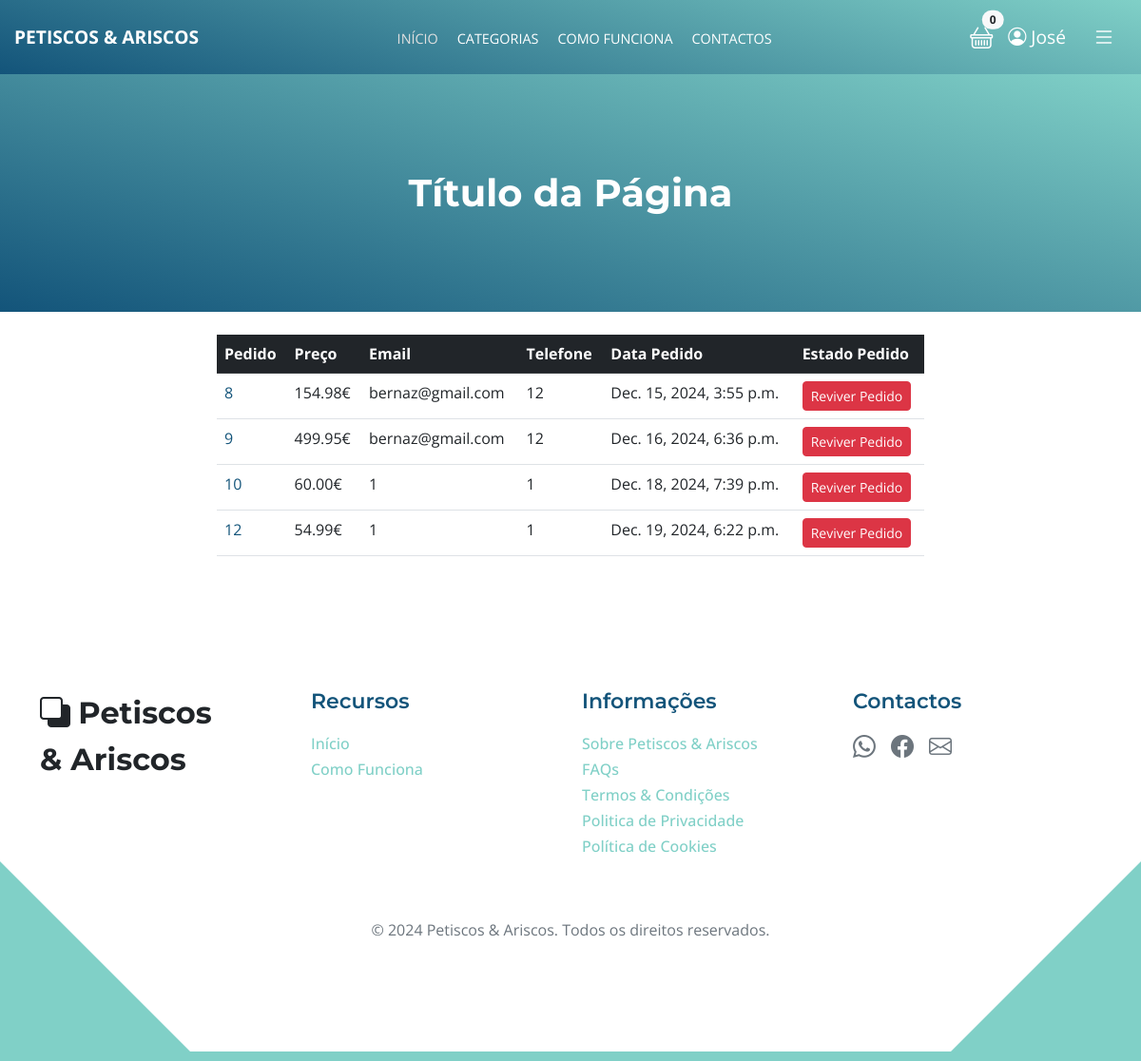
The app's page /pagamentos/pedidos_finalizados (signed in), older data.
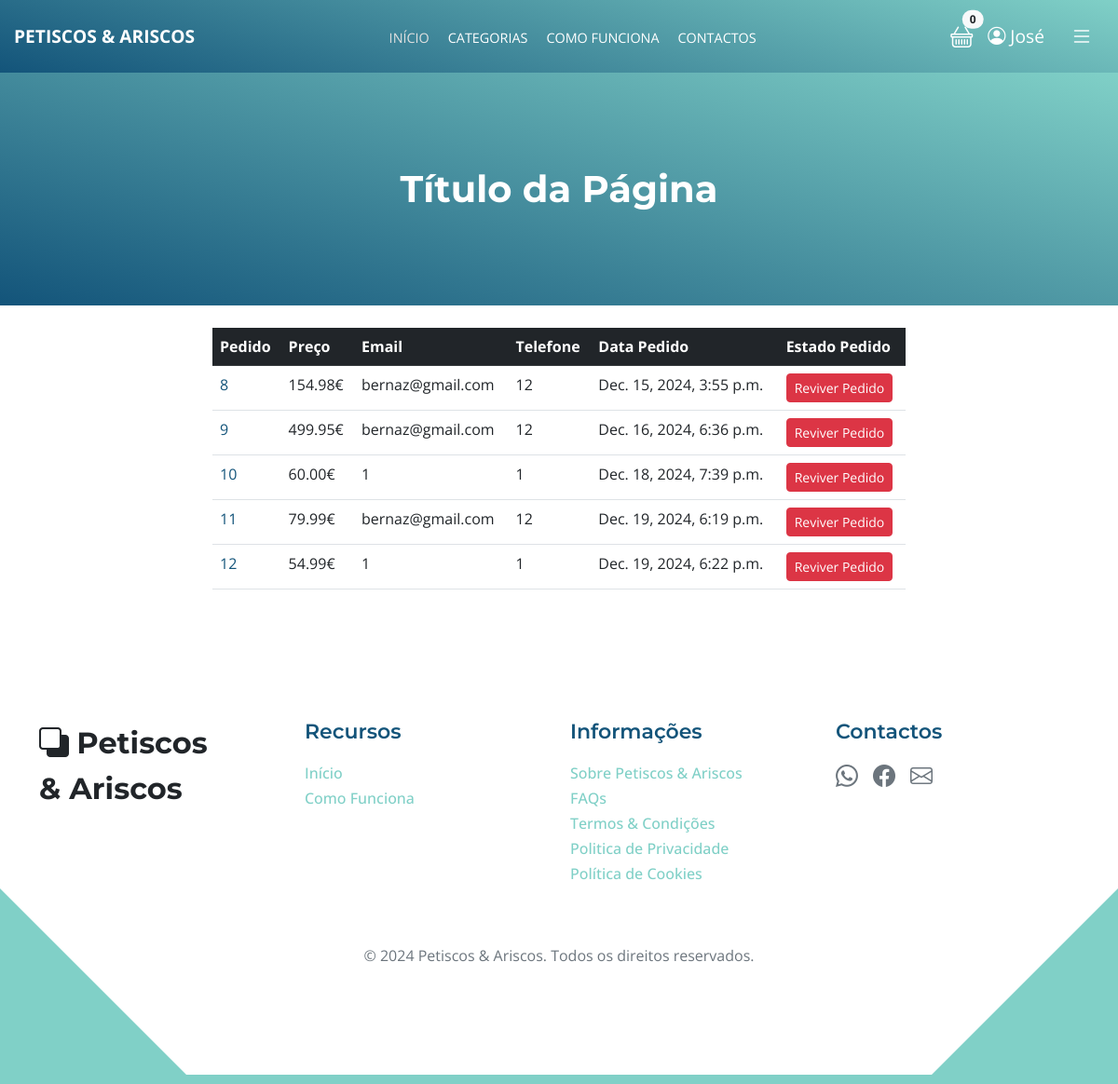
The same page, newer data.
### pagamentos/models.py (models this page shows, shortened)
class Order(models.Model):
    user = models.ForeignKey(User, on_delete=models.CASCADE, null=True, blank=True)
    full_name = models.CharField(max_length=250)
    email = models.EmailField(max_length=250)
    shipping_address = models.TextField(max_length=1500)
    phone = models.CharField(max_length=200, null=True, blank=True)
    amount_paid = models.DecimalField(max_digits=10, decimal_places=2)
    date_ordered = models.DateTimeField(auto_now_add=True)
    shipped = models.BooleanField(default=False)
    date_shipped = models.DateTimeField(blank=True, null=True)

### pagamentos/views.py (the view, shortened to what this page needs)
# urls.py: path('pedidos_finalizados', views.shipped_dash, name='shipped_dash'),
def shipped_dash(request):
	if request.user.is_authenticated and request.user.is_superuser:
		orders = Order.objects.filter(shipped=True)
		return render(request, "payment/shipped_dash.html", {"orders":orders})
	else:
		messages.success(request, "Access Denied")
		return redirect('home')

### carrinho/cart.py (called while the page is built)
	def __len__(self):
		return len(self.cart)

### carrinho/context_processors.py (called while the page is built)
def cart(request):
	return {'cart': Cart(request)}

### loja/context_processors.py (called while the page is built)
def categories_context(request):
    desired_order = ['Entradas', 'Saladas', 'Carnes', 'Peixes', 'Tabuas', 'Tartes', 'Sobremesas']
    categories = sorted(
        Category.objects.all(),
        key=lambda x: desired_order.index(x.name) if x.name in desired_order else len(desired_order)
    )
    return {'categories': categories}

### pagamentos/templates/payment/shipped_dash.html (shortened to what this page needs)
{% extends 'base.html' %}
{% block content %}
        <div class="container">
            <div class="row">
                <center>
                    <div class="col-8">
                        <br/>
                        <table class="table">
                            <thead class="table-dark">
                                <tr>
                                    <th scope="col">Pedido</th>
                                    <th scope="col">Preço</th>
                                    <th scope="col">Email</th>
                                    <th scope="col">Telefone</th>
                                    <th scope="col">Data Pedido</th>
                                    <th scope="col">Estado Pedido</th>
                                </tr>
                            </thead>
                            <tbody>
                                {% for item in orders %}
                                <tr>
                                    <td><a href="{% url 'orders' item.id %}">{{ item.id }}</a></td>
                                    <td>{{ item.amount_paid }}€</td>
                                    <td>{{ item.email }}</td>
                                    <td>{{ item.phone }}</td>
                                    <td>{{ item.date_ordered }}</td>
                                    <td>
                                        <form method="POST">
                                            <button type="submit" class="btn btn-danger btn-sm">Reviver Pedido</button>
                                        </form>
                                    </td>
                                </tr>
                                {% endfor %}
                            </tbody>
                        </table>
                        <br/>
                    </div>
                </center>
            </div>
        </div>
{% endblock %}

Row changes from the older to the newer data that the page shows:
now on this page (row edited): Order: id "11", amount_paid "79.99", email "bernaz@gmail.com", phone "12", date_ordered "Dec. 19, 2024, 6:19 p.m."
